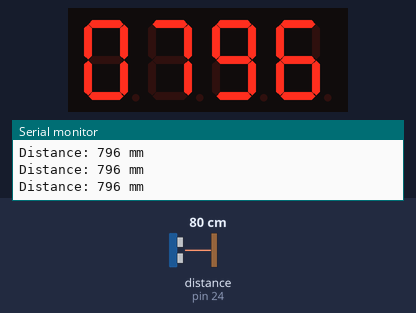
A sketch run on a simulated Arduino Mega 2560, built with avr-gcc and run on an emulated ATmega2560. Shown: 4-digit seven-segment display, the last lines printed to the serial monitor. Wiring (inferred from the names in the program): ultrasonic range finder: trigger pin 22; echo pin 24; 4-digit 7-segment display, segments lit when HIGH: segments pin 5, pin 6, pin 7, pin 8, pin 9, pin 10, pin 11, pin 12; digit selects A1, A2, A3, A4. Inputs (shaded band) come from the test bench; at power-on: distance to the obstacle (sensor on pin 24) 80 cm. The echo pulse lasts 58.3 µs per cm; the segment pins are drawn as the display they are named for.

Above: at 1.2 s.
1.3 s: distance to the obstacle (sensor on pin 24) set to 4 cm
At 2.3 s:
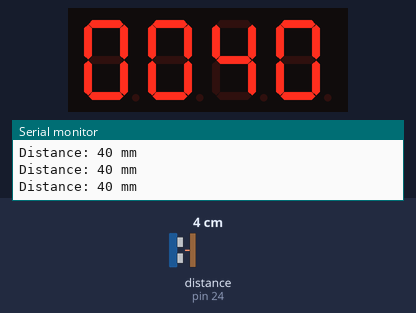
2.9 s: distance to the obstacle (sensor on pin 24) set to 18 cm
At 4.0 s:
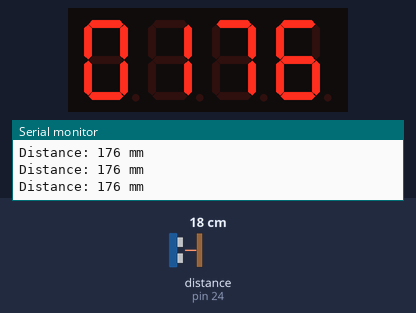
4.5 s: distance to the obstacle (sensor on pin 24) set to 299 cm
At 5.9 s:
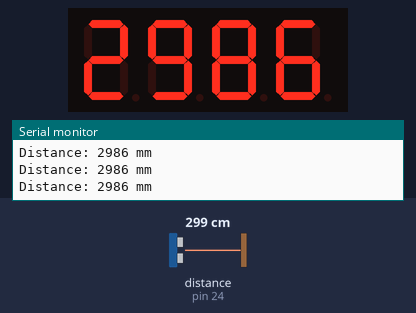
7.5 s: distance to the obstacle (sensor on pin 24) set to 5 cm
At 9.0 s:
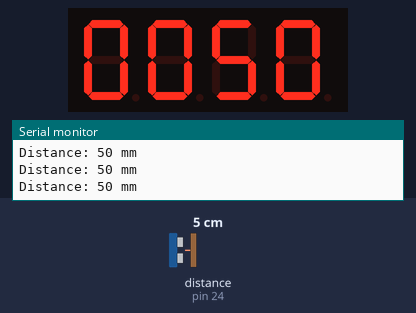
Timing chart, 0 to 10.1 s (numbered marks = the images above; inputs shaded):
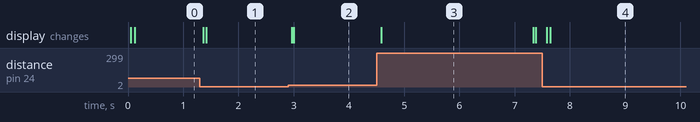

The sketch:

4-digit-7-segment-display-Sensor_HC-SR04.ino
```cpp
// HC-SR04 + 4-digit 7-segment display
// Arduino Mega 2560

// Pins for the 4 digits
int digitPins[] = {A1, A2, A3, A4};

// Pins for segments: A, B, C, D, E, F, G, DP
int segmentPins[] = {5, 6, 7, 8, 9, 10, 11, 12};


// Segment patterns for numbers 0-9
// {A, B, C, D, E, F, G, DP}

int numbers[10][8] = {
  {1, 1, 1, 1, 1, 1, 0, 0}, // 0
  {0, 1, 1, 0, 0, 0, 0, 0}, // 1
  {1, 1, 0, 1, 1, 0, 1, 0}, // 2
  {1, 1, 1, 1, 0, 0, 1, 0}, // 3
  {0, 1, 1, 0, 0, 1, 1, 0}, // 4
  {1, 0, 1, 1, 0, 1, 1, 0}, // 5
  {1, 0, 1, 1, 1, 1, 1, 0}, // 6
  {1, 1, 1, 0, 0, 0, 0, 0}, // 7
  {1, 1, 1, 1, 1, 1, 1, 0}, // 8
  {1, 1, 1, 1, 0, 1, 1, 0}  // 9
};


// HC-SR04
const int trigPin = 22;
const int echoPin = 24;


// Distance
int distance = 0;

unsigned long previousMillis = 0;


// How often to measure distance
int sensorDelay = 50;


void setup() {

  // Set digit pins as outputs
  for (int i = 0; i < 4; i++) {
    pinMode(digitPins[i], OUTPUT);
    digitalWrite(digitPins[i], HIGH);
  }


  // Set segment pins as outputs
  for (int i = 0; i < 8; i++) {
    pinMode(segmentPins[i], OUTPUT);
    digitalWrite(segmentPins[i], LOW);
  }


  // HC-SR04
  pinMode(trigPin, OUTPUT);
  pinMode(echoPin, INPUT);

  Serial.begin(9600);
}


void loop() {

  // Continuously refresh the display
  displayNumber(distance);


  // Measure distance every 50 ms
  unsigned long currentMillis = millis();

  if (currentMillis - previousMillis >= sensorDelay) {

    previousMillis = currentMillis;

    distance = getDistance();

    Serial.print("Distance: ");
    Serial.print(distance);
    Serial.println(" mm");
  }
}


// ========================================
// HC-SR04 distance measurement
// ========================================

int getDistance() {

  // Send ultrasonic pulse
  digitalWrite(trigPin, LOW);
  delayMicroseconds(2);

  digitalWrite(trigPin, HIGH);
  delayMicroseconds(10);

  digitalWrite(trigPin, LOW);


  // Measure how long ECHO stays HIGH
  unsigned long duration = pulseIn(echoPin, HIGH);


  // Convert time into millimeters
  int distanceMm = duration * 0.343 / 2;


  return distanceMm;
}


// ========================================
// Display number
// ========================================

void displayNumber(int number) {

  // Limit maximum value to 9999
  if (number > 9999) {
    number = 9999;
  }


  // Split number into four digits
  int digits[4];

  digits[0] = number / 1000;
  digits[1] = (number / 100) % 10;
  digits[2] = (number / 10) % 10;
  digits[3] = number % 10;


  // Display each digit one by one
  for (int i = 0; i < 4; i++) {

    // Turn all digits off
    for (int j = 0; j < 4; j++) {
      digitalWrite(digitPins[j], HIGH);
    }


    // Set segments
    for (int k = 0; k < 8; k++) {
      digitalWrite(
        segmentPins[k],
        numbers[digits[i]][k]
      );
    }


    // Turn on current digit
    digitalWrite(digitPins[i], LOW);

    delay(1);

    // Turn current digit off
    digitalWrite(digitPins[i], HIGH);
  }
}
```

Measured:
- after the input at 1.3 s, the display: first changes after 0.06 s (image 1 shows a later state)
- after the input at 2.9 s, the display: first changes after 0.06 s (image 2 shows a later state)
- after the input at 4.5 s, the display: changes after 0.09 s (image 3)
- after the input at 7.5 s, the display: first changes after 0.08 s (image 4 shows a later state)
- what the display in image 3 shows lasts 2.7 s, from 4.6 s to 7.3 s
